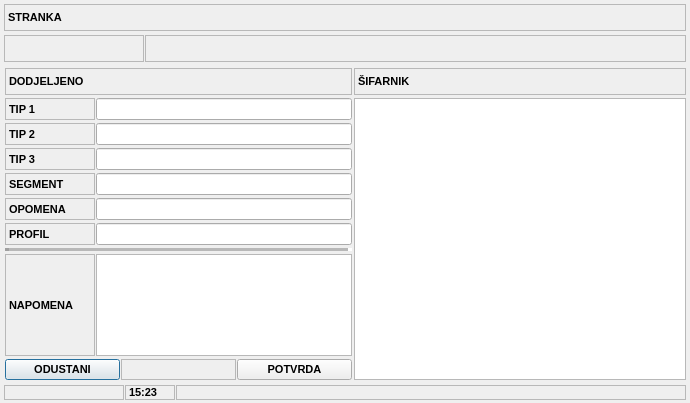
<?xml version="1.0" encoding="UTF-8"?>
<ui version="4.0">
 <class>FrmTipStranke</class>
 <widget class="QDialog" name="FrmTipStranke">
  <property name="geometry">
   <rect>
    <x>0</x>
    <y>0</y>
    <width>690</width>
    <height>403</height>
   </rect>
  </property>
  <property name="font">
   <font>
    <pointsize>8</pointsize>
    <weight>75</weight>
    <bold>true</bold>
   </font>
  </property>
  <property name="windowTitle">
   <string>DONAT - Tip Stranke</string>
  </property>
  <property name="windowIcon">
   <iconset resource="../../resources/DonatForm.qrc">
    <normaloff>:/InDonat/Forms/images/App.ico</normaloff>:/InDonat/Forms/images/App.ico</iconset>
  </property>
  <layout class="QVBoxLayout" name="verticalLayout">
   <property name="spacing">
    <number>2</number>
   </property>
   <property name="leftMargin">
    <number>3</number>
   </property>
   <property name="topMargin">
    <number>3</number>
   </property>
   <property name="rightMargin">
    <number>3</number>
   </property>
   <property name="bottomMargin">
    <number>3</number>
   </property>
   <item>
    <widget class="QFrame" name="frame">
     <property name="sizePolicy">
      <sizepolicy hsizetype="Preferred" vsizetype="Maximum">
       <horstretch>0</horstretch>
       <verstretch>0</verstretch>
      </sizepolicy>
     </property>
     <property name="frameShape">
      <enum>QFrame::NoFrame</enum>
     </property>
     <property name="frameShadow">
      <enum>QFrame::Raised</enum>
     </property>
     <layout class="QHBoxLayout" name="horizontalLayout_2">
      <property name="spacing">
       <number>1</number>
      </property>
      <property name="leftMargin">
       <number>1</number>
      </property>
      <property name="topMargin">
       <number>1</number>
      </property>
      <property name="rightMargin">
       <number>1</number>
      </property>
      <property name="bottomMargin">
       <number>1</number>
      </property>
      <item>
       <widget class="QLabel" name="label">
        <property name="sizePolicy">
         <sizepolicy hsizetype="Expanding" vsizetype="Preferred">
          <horstretch>0</horstretch>
          <verstretch>0</verstretch>
         </sizepolicy>
        </property>
        <property name="minimumSize">
         <size>
          <width>0</width>
          <height>27</height>
         </size>
        </property>
        <property name="font">
         <font>
          <weight>75</weight>
          <bold>true</bold>
         </font>
        </property>
        <property name="frameShape">
         <enum>QFrame::StyledPanel</enum>
        </property>
        <property name="text">
         <string>STRANKA</string>
        </property>
       </widget>
      </item>
     </layout>
    </widget>
   </item>
   <item>
    <widget class="QFrame" name="frame_2">
     <property name="sizePolicy">
      <sizepolicy hsizetype="Preferred" vsizetype="Maximum">
       <horstretch>0</horstretch>
       <verstretch>0</verstretch>
      </sizepolicy>
     </property>
     <property name="frameShape">
      <enum>QFrame::NoFrame</enum>
     </property>
     <property name="frameShadow">
      <enum>QFrame::Raised</enum>
     </property>
     <layout class="QHBoxLayout" name="horizontalLayout">
      <property name="spacing">
       <number>1</number>
      </property>
      <property name="leftMargin">
       <number>1</number>
      </property>
      <property name="topMargin">
       <number>1</number>
      </property>
      <property name="rightMargin">
       <number>1</number>
      </property>
      <property name="bottomMargin">
       <number>1</number>
      </property>
      <item>
       <widget class="QLabel" name="lblStrankaId">
        <property name="minimumSize">
         <size>
          <width>140</width>
          <height>27</height>
         </size>
        </property>
        <property name="font">
         <font>
          <weight>75</weight>
          <bold>true</bold>
         </font>
        </property>
        <property name="frameShape">
         <enum>QFrame::StyledPanel</enum>
        </property>
        <property name="text">
         <string/>
        </property>
        <property name="alignment">
         <set>Qt::AlignCenter</set>
        </property>
        <property name="textInteractionFlags">
         <set>Qt::LinksAccessibleByMouse|Qt::TextSelectableByKeyboard|Qt::TextSelectableByMouse</set>
        </property>
       </widget>
      </item>
      <item>
       <widget class="QLabel" name="lblStrankaNaziv">
        <property name="sizePolicy">
         <sizepolicy hsizetype="Expanding" vsizetype="Preferred">
          <horstretch>0</horstretch>
          <verstretch>0</verstretch>
         </sizepolicy>
        </property>
        <property name="minimumSize">
         <size>
          <width>0</width>
          <height>27</height>
         </size>
        </property>
        <property name="font">
         <font>
          <weight>75</weight>
          <bold>true</bold>
         </font>
        </property>
        <property name="frameShape">
         <enum>QFrame::StyledPanel</enum>
        </property>
        <property name="text">
         <string/>
        </property>
        <property name="textInteractionFlags">
         <set>Qt::LinksAccessibleByMouse|Qt::TextSelectableByKeyboard|Qt::TextSelectableByMouse</set>
        </property>
       </widget>
      </item>
     </layout>
    </widget>
   </item>
   <item>
    <widget class="QFrame" name="frame_3">
     <property name="frameShape">
      <enum>QFrame::NoFrame</enum>
     </property>
     <property name="frameShadow">
      <enum>QFrame::Raised</enum>
     </property>
     <layout class="QHBoxLayout" name="horizontalLayout_3">
      <property name="spacing">
       <number>1</number>
      </property>
      <property name="leftMargin">
       <number>1</number>
      </property>
      <property name="topMargin">
       <number>1</number>
      </property>
      <property name="rightMargin">
       <number>1</number>
      </property>
      <property name="bottomMargin">
       <number>1</number>
      </property>
      <item>
       <widget class="QFrame" name="frame_4">
        <property name="frameShape">
         <enum>QFrame::NoFrame</enum>
        </property>
        <property name="frameShadow">
         <enum>QFrame::Raised</enum>
        </property>
        <layout class="QVBoxLayout" name="verticalLayout_2">
         <property name="spacing">
          <number>1</number>
         </property>
         <property name="leftMargin">
          <number>0</number>
         </property>
         <property name="topMargin">
          <number>1</number>
         </property>
         <property name="rightMargin">
          <number>0</number>
         </property>
         <property name="bottomMargin">
          <number>1</number>
         </property>
         <item>
          <widget class="QFrame" name="frame_6">
           <property name="sizePolicy">
            <sizepolicy hsizetype="Preferred" vsizetype="Maximum">
             <horstretch>0</horstretch>
             <verstretch>0</verstretch>
            </sizepolicy>
           </property>
           <property name="frameShape">
            <enum>QFrame::NoFrame</enum>
           </property>
           <property name="frameShadow">
            <enum>QFrame::Raised</enum>
           </property>
           <layout class="QHBoxLayout" name="horizontalLayout_4">
            <property name="spacing">
             <number>1</number>
            </property>
            <property name="leftMargin">
             <number>1</number>
            </property>
            <property name="topMargin">
             <number>1</number>
            </property>
            <property name="rightMargin">
             <number>1</number>
            </property>
            <property name="bottomMargin">
             <number>1</number>
            </property>
            <item>
             <widget class="QLabel" name="label_2">
              <property name="minimumSize">
               <size>
                <width>0</width>
                <height>27</height>
               </size>
              </property>
              <property name="font">
               <font>
                <weight>75</weight>
                <bold>true</bold>
               </font>
              </property>
              <property name="frameShape">
               <enum>QFrame::StyledPanel</enum>
              </property>
              <property name="text">
               <string>DODJELJENO</string>
              </property>
             </widget>
            </item>
           </layout>
          </widget>
         </item>
         <item>
          <widget class="QFrame" name="frame_10">
           <property name="sizePolicy">
            <sizepolicy hsizetype="Preferred" vsizetype="Maximum">
             <horstretch>0</horstretch>
             <verstretch>0</verstretch>
            </sizepolicy>
           </property>
           <property name="frameShape">
            <enum>QFrame::NoFrame</enum>
           </property>
           <property name="frameShadow">
            <enum>QFrame::Raised</enum>
           </property>
           <layout class="QHBoxLayout" name="horizontalLayout_7">
            <property name="spacing">
             <number>1</number>
            </property>
            <property name="leftMargin">
             <number>1</number>
            </property>
            <property name="topMargin">
             <number>1</number>
            </property>
            <property name="rightMargin">
             <number>1</number>
            </property>
            <property name="bottomMargin">
             <number>1</number>
            </property>
            <item>
             <widget class="QLabel" name="label_3">
              <property name="minimumSize">
               <size>
                <width>90</width>
                <height>0</height>
               </size>
              </property>
              <property name="font">
               <font>
                <weight>75</weight>
                <bold>true</bold>
               </font>
              </property>
              <property name="frameShape">
               <enum>QFrame::StyledPanel</enum>
              </property>
              <property name="text">
               <string>TIP 1</string>
              </property>
             </widget>
            </item>
            <item>
             <widget class="QLineEdit" name="txtTip1">
              <property name="font">
               <font>
                <weight>50</weight>
                <bold>false</bold>
               </font>
              </property>
             </widget>
            </item>
           </layout>
          </widget>
         </item>
         <item>
          <widget class="QFrame" name="frame_13">
           <property name="sizePolicy">
            <sizepolicy hsizetype="Preferred" vsizetype="Maximum">
             <horstretch>0</horstretch>
             <verstretch>0</verstretch>
            </sizepolicy>
           </property>
           <property name="frameShape">
            <enum>QFrame::NoFrame</enum>
           </property>
           <property name="frameShadow">
            <enum>QFrame::Raised</enum>
           </property>
           <layout class="QHBoxLayout" name="horizontalLayout_10">
            <property name="spacing">
             <number>1</number>
            </property>
            <property name="leftMargin">
             <number>1</number>
            </property>
            <property name="topMargin">
             <number>1</number>
            </property>
            <property name="rightMargin">
             <number>1</number>
            </property>
            <property name="bottomMargin">
             <number>1</number>
            </property>
            <item>
             <widget class="QLabel" name="label_4">
              <property name="minimumSize">
               <size>
                <width>90</width>
                <height>0</height>
               </size>
              </property>
              <property name="font">
               <font>
                <weight>75</weight>
                <bold>true</bold>
               </font>
              </property>
              <property name="frameShape">
               <enum>QFrame::StyledPanel</enum>
              </property>
              <property name="text">
               <string>TIP 2</string>
              </property>
             </widget>
            </item>
            <item>
             <widget class="QLineEdit" name="txtTip2">
              <property name="font">
               <font>
                <weight>50</weight>
                <bold>false</bold>
               </font>
              </property>
             </widget>
            </item>
           </layout>
          </widget>
         </item>
         <item>
          <widget class="QFrame" name="frame_11">
           <property name="sizePolicy">
            <sizepolicy hsizetype="Preferred" vsizetype="Maximum">
             <horstretch>0</horstretch>
             <verstretch>0</verstretch>
            </sizepolicy>
           </property>
           <property name="frameShape">
            <enum>QFrame::NoFrame</enum>
           </property>
           <property name="frameShadow">
            <enum>QFrame::Raised</enum>
           </property>
           <layout class="QHBoxLayout" name="horizontalLayout_8">
            <property name="spacing">
             <number>1</number>
            </property>
            <property name="leftMargin">
             <number>1</number>
            </property>
            <property name="topMargin">
             <number>1</number>
            </property>
            <property name="rightMargin">
             <number>1</number>
            </property>
            <property name="bottomMargin">
             <number>1</number>
            </property>
            <item>
             <widget class="QLabel" name="label_5">
              <property name="minimumSize">
               <size>
                <width>90</width>
                <height>0</height>
               </size>
              </property>
              <property name="font">
               <font>
                <weight>75</weight>
                <bold>true</bold>
               </font>
              </property>
              <property name="frameShape">
               <enum>QFrame::StyledPanel</enum>
              </property>
              <property name="text">
               <string>TIP 3</string>
              </property>
             </widget>
            </item>
            <item>
             <widget class="QLineEdit" name="txtTip3">
              <property name="font">
               <font>
                <weight>50</weight>
                <bold>false</bold>
               </font>
              </property>
             </widget>
            </item>
           </layout>
          </widget>
         </item>
         <item>
          <widget class="QFrame" name="frame_7">
           <property name="sizePolicy">
            <sizepolicy hsizetype="Preferred" vsizetype="Maximum">
             <horstretch>0</horstretch>
             <verstretch>0</verstretch>
            </sizepolicy>
           </property>
           <property name="frameShape">
            <enum>QFrame::NoFrame</enum>
           </property>
           <property name="frameShadow">
            <enum>QFrame::Raised</enum>
           </property>
           <layout class="QHBoxLayout" name="horizontalLayout_12">
            <property name="spacing">
             <number>1</number>
            </property>
            <property name="leftMargin">
             <number>1</number>
            </property>
            <property name="topMargin">
             <number>1</number>
            </property>
            <property name="rightMargin">
             <number>1</number>
            </property>
            <property name="bottomMargin">
             <number>1</number>
            </property>
            <item>
             <widget class="QLabel" name="label_6">
              <property name="minimumSize">
               <size>
                <width>90</width>
                <height>0</height>
               </size>
              </property>
              <property name="font">
               <font>
                <weight>75</weight>
                <bold>true</bold>
               </font>
              </property>
              <property name="frameShape">
               <enum>QFrame::StyledPanel</enum>
              </property>
              <property name="text">
               <string>SEGMENT</string>
              </property>
             </widget>
            </item>
            <item>
             <widget class="QLineEdit" name="txtSegment">
              <property name="font">
               <font>
                <weight>50</weight>
                <bold>false</bold>
               </font>
              </property>
             </widget>
            </item>
           </layout>
          </widget>
         </item>
         <item>
          <widget class="QFrame" name="frame_8">
           <property name="sizePolicy">
            <sizepolicy hsizetype="Preferred" vsizetype="Maximum">
             <horstretch>0</horstretch>
             <verstretch>0</verstretch>
            </sizepolicy>
           </property>
           <property name="frameShape">
            <enum>QFrame::NoFrame</enum>
           </property>
           <property name="frameShadow">
            <enum>QFrame::Raised</enum>
           </property>
           <layout class="QHBoxLayout" name="horizontalLayout_13">
            <property name="spacing">
             <number>1</number>
            </property>
            <property name="leftMargin">
             <number>1</number>
            </property>
            <property name="topMargin">
             <number>1</number>
            </property>
            <property name="rightMargin">
             <number>1</number>
            </property>
            <property name="bottomMargin">
             <number>1</number>
            </property>
            <item>
             <widget class="QLabel" name="label_7">
              <property name="minimumSize">
               <size>
                <width>90</width>
                <height>0</height>
               </size>
              </property>
              <property name="font">
               <font>
                <weight>75</weight>
                <bold>true</bold>
               </font>
              </property>
              <property name="frameShape">
               <enum>QFrame::StyledPanel</enum>
              </property>
              <property name="text">
               <string>OPOMENA</string>
              </property>
             </widget>
            </item>
            <item>
             <widget class="QLineEdit" name="txtOpomena">
              <property name="font">
               <font>
                <weight>50</weight>
                <bold>false</bold>
               </font>
              </property>
             </widget>
            </item>
           </layout>
          </widget>
         </item>
         <item>
          <widget class="QFrame" name="frame_9">
           <property name="sizePolicy">
            <sizepolicy hsizetype="Preferred" vsizetype="Maximum">
             <horstretch>0</horstretch>
             <verstretch>0</verstretch>
            </sizepolicy>
           </property>
           <property name="frameShape">
            <enum>QFrame::NoFrame</enum>
           </property>
           <property name="frameShadow">
            <enum>QFrame::Raised</enum>
           </property>
           <layout class="QHBoxLayout" name="horizontalLayout_14">
            <property name="spacing">
             <number>1</number>
            </property>
            <property name="leftMargin">
             <number>1</number>
            </property>
            <property name="topMargin">
             <number>1</number>
            </property>
            <property name="rightMargin">
             <number>1</number>
            </property>
            <property name="bottomMargin">
             <number>1</number>
            </property>
            <item>
             <widget class="QLabel" name="label_8">
              <property name="minimumSize">
               <size>
                <width>90</width>
                <height>0</height>
               </size>
              </property>
              <property name="font">
               <font>
                <weight>75</weight>
                <bold>true</bold>
               </font>
              </property>
              <property name="frameShape">
               <enum>QFrame::StyledPanel</enum>
              </property>
              <property name="text">
               <string>PROFIL</string>
              </property>
             </widget>
            </item>
            <item>
             <widget class="QLineEdit" name="txtProfil">
              <property name="font">
               <font>
                <weight>50</weight>
                <bold>false</bold>
               </font>
              </property>
             </widget>
            </item>
           </layout>
          </widget>
         </item>
         <item>
          <widget class="QFrame" name="frame_15">
           <property name="sizePolicy">
            <sizepolicy hsizetype="Preferred" vsizetype="Maximum">
             <horstretch>0</horstretch>
             <verstretch>0</verstretch>
            </sizepolicy>
           </property>
           <property name="frameShape">
            <enum>QFrame::NoFrame</enum>
           </property>
           <property name="frameShadow">
            <enum>QFrame::Raised</enum>
           </property>
           <layout class="QHBoxLayout" name="horizontalLayout_5">
            <property name="spacing">
             <number>1</number>
            </property>
            <property name="leftMargin">
             <number>1</number>
            </property>
            <property name="topMargin">
             <number>1</number>
            </property>
            <property name="rightMargin">
             <number>1</number>
            </property>
            <property name="bottomMargin">
             <number>1</number>
            </property>
            <item>
             <widget class="Line" name="line">
              <property name="frameShadow">
               <enum>QFrame::Sunken</enum>
              </property>
              <property name="lineWidth">
               <number>4</number>
              </property>
              <property name="midLineWidth">
               <number>4</number>
              </property>
              <property name="orientation">
               <enum>Qt::Horizontal</enum>
              </property>
             </widget>
            </item>
           </layout>
          </widget>
         </item>
         <item>
          <widget class="QFrame" name="frame_12">
           <property name="frameShape">
            <enum>QFrame::NoFrame</enum>
           </property>
           <property name="frameShadow">
            <enum>QFrame::Raised</enum>
           </property>
           <layout class="QHBoxLayout" name="horizontalLayout_9">
            <property name="spacing">
             <number>1</number>
            </property>
            <property name="leftMargin">
             <number>1</number>
            </property>
            <property name="topMargin">
             <number>1</number>
            </property>
            <property name="rightMargin">
             <number>1</number>
            </property>
            <property name="bottomMargin">
             <number>1</number>
            </property>
            <item>
             <widget class="QLabel" name="label_9">
              <property name="minimumSize">
               <size>
                <width>90</width>
                <height>0</height>
               </size>
              </property>
              <property name="font">
               <font>
                <weight>75</weight>
                <bold>true</bold>
               </font>
              </property>
              <property name="frameShape">
               <enum>QFrame::StyledPanel</enum>
              </property>
              <property name="text">
               <string>NAPOMENA</string>
              </property>
             </widget>
            </item>
            <item>
             <widget class="QPlainTextEdit" name="txtNapomena">
              <property name="font">
               <font>
                <weight>50</weight>
                <bold>false</bold>
               </font>
              </property>
             </widget>
            </item>
           </layout>
          </widget>
         </item>
         <item>
          <widget class="QFrame" name="frame_14">
           <property name="sizePolicy">
            <sizepolicy hsizetype="Preferred" vsizetype="Maximum">
             <horstretch>0</horstretch>
             <verstretch>0</verstretch>
            </sizepolicy>
           </property>
           <property name="frameShape">
            <enum>QFrame::NoFrame</enum>
           </property>
           <property name="frameShadow">
            <enum>QFrame::Raised</enum>
           </property>
           <layout class="QHBoxLayout" name="horizontalLayout_11">
            <property name="spacing">
             <number>1</number>
            </property>
            <property name="leftMargin">
             <number>1</number>
            </property>
            <property name="topMargin">
             <number>1</number>
            </property>
            <property name="rightMargin">
             <number>1</number>
            </property>
            <property name="bottomMargin">
             <number>1</number>
            </property>
            <item>
             <widget class="QPushButton" name="btnOdustani">
              <property name="font">
               <font>
                <weight>75</weight>
                <bold>true</bold>
               </font>
              </property>
              <property name="cursor">
               <cursorShape>PointingHandCursor</cursorShape>
              </property>
              <property name="text">
               <string>ODUSTANI</string>
              </property>
              <property name="icon">
               <iconset resource="../../resources/DonatForm.qrc">
                <normaloff>:/InDonat/Forms/images/CLOSE.GIF</normaloff>:/InDonat/Forms/images/CLOSE.GIF</iconset>
              </property>
              <property name="default">
               <bool>true</bool>
              </property>
             </widget>
            </item>
            <item>
             <widget class="QLabel" name="label_10">
              <property name="frameShape">
               <enum>QFrame::StyledPanel</enum>
              </property>
              <property name="text">
               <string/>
              </property>
             </widget>
            </item>
            <item>
             <widget class="QPushButton" name="btnPotvrda">
              <property name="font">
               <font>
                <weight>75</weight>
                <bold>true</bold>
               </font>
              </property>
              <property name="cursor">
               <cursorShape>PointingHandCursor</cursorShape>
              </property>
              <property name="text">
               <string>POTVRDA</string>
              </property>
              <property name="icon">
               <iconset resource="../../resources/DonatForm.qrc">
                <normaloff>:/InDonat/Forms/images/OK.gif</normaloff>:/InDonat/Forms/images/OK.gif</iconset>
              </property>
             </widget>
            </item>
           </layout>
          </widget>
         </item>
        </layout>
       </widget>
      </item>
      <item>
       <widget class="QFrame" name="frame_5">
        <property name="frameShape">
         <enum>QFrame::NoFrame</enum>
        </property>
        <property name="frameShadow">
         <enum>QFrame::Raised</enum>
        </property>
        <layout class="QVBoxLayout" name="verticalLayout_3">
         <property name="spacing">
          <number>1</number>
         </property>
         <property name="leftMargin">
          <number>0</number>
         </property>
         <property name="topMargin">
          <number>1</number>
         </property>
         <property name="rightMargin">
          <number>0</number>
         </property>
         <property name="bottomMargin">
          <number>1</number>
         </property>
         <item>
          <widget class="QFrame" name="frame_16">
           <property name="sizePolicy">
            <sizepolicy hsizetype="Preferred" vsizetype="Maximum">
             <horstretch>0</horstretch>
             <verstretch>0</verstretch>
            </sizepolicy>
           </property>
           <property name="frameShape">
            <enum>QFrame::NoFrame</enum>
           </property>
           <property name="frameShadow">
            <enum>QFrame::Raised</enum>
           </property>
           <layout class="QHBoxLayout" name="horizontalLayout_6">
            <property name="spacing">
             <number>1</number>
            </property>
            <property name="leftMargin">
             <number>0</number>
            </property>
            <property name="topMargin">
             <number>1</number>
            </property>
            <property name="rightMargin">
             <number>0</number>
            </property>
            <property name="bottomMargin">
             <number>1</number>
            </property>
            <item>
             <widget class="QLabel" name="label_11">
              <property name="minimumSize">
               <size>
                <width>0</width>
                <height>27</height>
               </size>
              </property>
              <property name="font">
               <font>
                <weight>75</weight>
                <bold>true</bold>
               </font>
              </property>
              <property name="frameShape">
               <enum>QFrame::StyledPanel</enum>
              </property>
              <property name="text">
               <string>ŠIFARNIK</string>
              </property>
             </widget>
            </item>
           </layout>
          </widget>
         </item>
         <item>
          <widget class="QFrame" name="frame_17">
           <property name="frameShape">
            <enum>QFrame::NoFrame</enum>
           </property>
           <property name="frameShadow">
            <enum>QFrame::Raised</enum>
           </property>
           <layout class="QHBoxLayout" name="horizontalLayout_15">
            <property name="spacing">
             <number>1</number>
            </property>
            <property name="leftMargin">
             <number>0</number>
            </property>
            <property name="topMargin">
             <number>1</number>
            </property>
            <property name="rightMargin">
             <number>0</number>
            </property>
            <property name="bottomMargin">
             <number>1</number>
            </property>
            <item>
             <widget class="QTreeWidget" name="treeSifre">
              <property name="font">
               <font>
                <pointsize>9</pointsize>
                <weight>50</weight>
                <bold>false</bold>
               </font>
              </property>
              <property name="columnCount">
               <number>2</number>
              </property>
              <attribute name="headerVisible">
               <bool>false</bool>
              </attribute>
              <column>
               <property name="text">
                <string notr="true">1</string>
               </property>
              </column>
              <column>
               <property name="text">
                <string notr="true">2</string>
               </property>
              </column>
             </widget>
            </item>
           </layout>
          </widget>
         </item>
        </layout>
       </widget>
      </item>
     </layout>
    </widget>
   </item>
   <item>
    <widget class="QFrame" name="fraStatusBar">
     <property name="font">
      <font>
       <pointsize>8</pointsize>
      </font>
     </property>
     <property name="frameShape">
      <enum>QFrame::NoFrame</enum>
     </property>
     <property name="frameShadow">
      <enum>QFrame::Raised</enum>
     </property>
     <layout class="QHBoxLayout" name="horizontalLayout_16">
      <property name="spacing">
       <number>1</number>
      </property>
      <property name="leftMargin">
       <number>1</number>
      </property>
      <property name="topMargin">
       <number>0</number>
      </property>
      <property name="rightMargin">
       <number>1</number>
      </property>
      <property name="bottomMargin">
       <number>0</number>
      </property>
      <item>
       <widget class="QLabel" name="lblStatusBarText1">
        <property name="sizePolicy">
         <sizepolicy hsizetype="Fixed" vsizetype="Preferred">
          <horstretch>0</horstretch>
          <verstretch>0</verstretch>
         </sizepolicy>
        </property>
        <property name="minimumSize">
         <size>
          <width>120</width>
          <height>0</height>
         </size>
        </property>
        <property name="frameShape">
         <enum>QFrame::StyledPanel</enum>
        </property>
        <property name="text">
         <string/>
        </property>
       </widget>
      </item>
      <item>
       <widget class="QLabel" name="lblStatusBarText2">
        <property name="sizePolicy">
         <sizepolicy hsizetype="Fixed" vsizetype="Preferred">
          <horstretch>0</horstretch>
          <verstretch>0</verstretch>
         </sizepolicy>
        </property>
        <property name="minimumSize">
         <size>
          <width>50</width>
          <height>0</height>
         </size>
        </property>
        <property name="frameShape">
         <enum>QFrame::StyledPanel</enum>
        </property>
        <property name="text">
         <string>15:23</string>
        </property>
       </widget>
      </item>
      <item>
       <widget class="QLabel" name="lblStatusBarText3">
        <property name="sizePolicy">
         <sizepolicy hsizetype="Expanding" vsizetype="Preferred">
          <horstretch>0</horstretch>
          <verstretch>0</verstretch>
         </sizepolicy>
        </property>
        <property name="frameShape">
         <enum>QFrame::StyledPanel</enum>
        </property>
        <property name="text">
         <string/>
        </property>
       </widget>
      </item>
     </layout>
    </widget>
   </item>
  </layout>
 </widget>
 <resources>
  <include location="../../resources/DonatForm.qrc"/>
 </resources>
 <connections>
  <connection>
   <sender>btnOdustani</sender>
   <signal>clicked()</signal>
   <receiver>FrmTipStranke</receiver>
   <slot>close()</slot>
   <hints>
    <hint type="sourcelabel">
     <x>63</x>
     <y>378</y>
    </hint>
    <hint type="destinationlabel">
     <x>357</x>
     <y>198</y>
    </hint>
   </hints>
  </connection>
 </connections>
</ui>
